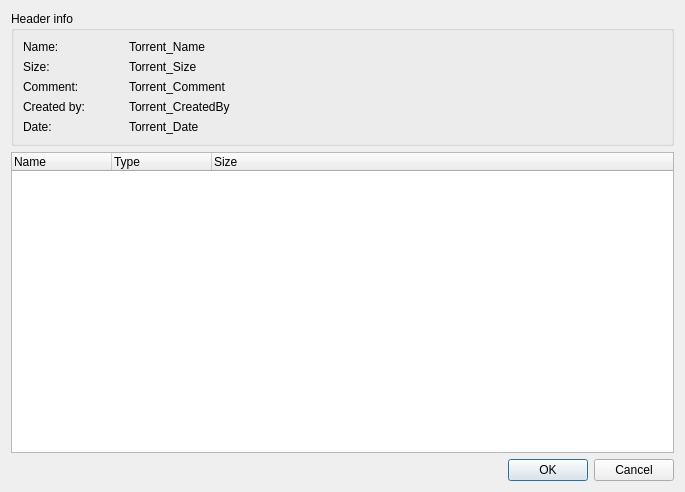
<?xml version="1.0" encoding="UTF-8"?>
<ui version="4.0">
 <class>SelectTorrentFiles</class>
 <widget class="QDialog" name="SelectTorrentFiles">
  <property name="geometry">
   <rect>
    <x>0</x>
    <y>0</y>
    <width>685</width>
    <height>492</height>
   </rect>
  </property>
  <property name="windowTitle">
   <string>Add New Torrent</string>
  </property>
  <property name="windowIcon">
   <iconset>
    <normaloff>:/icon/uri/Bittorrent.ico</normaloff>:/icon/uri/Bittorrent.ico</iconset>
  </property>
  <layout class="QVBoxLayout" name="verticalLayout_2">
   <item>
    <widget class="QGroupBox" name="groupBox_2">
     <property name="title">
      <string>Header info</string>
     </property>
     <layout class="QVBoxLayout" name="verticalLayout">
      <item>
       <layout class="QHBoxLayout" name="horizontalLayout">
        <item>
         <widget class="QLabel" name="label">
          <property name="sizePolicy">
           <sizepolicy hsizetype="Fixed" vsizetype="Preferred">
            <horstretch>0</horstretch>
            <verstretch>0</verstretch>
           </sizepolicy>
          </property>
          <property name="minimumSize">
           <size>
            <width>100</width>
            <height>0</height>
           </size>
          </property>
          <property name="text">
           <string>Name:</string>
          </property>
         </widget>
        </item>
        <item>
         <widget class="QLabel" name="label_Torrent_Name">
          <property name="minimumSize">
           <size>
            <width>150</width>
            <height>0</height>
           </size>
          </property>
          <property name="baseSize">
           <size>
            <width>150</width>
            <height>0</height>
           </size>
          </property>
          <property name="autoFillBackground">
           <bool>false</bool>
          </property>
          <property name="text">
           <string notr="true">Torrent_Name</string>
          </property>
          <property name="scaledContents">
           <bool>false</bool>
          </property>
          <property name="wordWrap">
           <bool>false</bool>
          </property>
         </widget>
        </item>
       </layout>
      </item>
      <item>
       <layout class="QHBoxLayout" name="horizontalLayout_2">
        <item>
         <widget class="QLabel" name="label_2">
          <property name="sizePolicy">
           <sizepolicy hsizetype="Fixed" vsizetype="Preferred">
            <horstretch>0</horstretch>
            <verstretch>0</verstretch>
           </sizepolicy>
          </property>
          <property name="minimumSize">
           <size>
            <width>100</width>
            <height>0</height>
           </size>
          </property>
          <property name="text">
           <string>Size:</string>
          </property>
         </widget>
        </item>
        <item>
         <widget class="QLabel" name="label_Torrent_Size">
          <property name="text">
           <string notr="true">Torrent_Size</string>
          </property>
         </widget>
        </item>
       </layout>
      </item>
      <item>
       <layout class="QHBoxLayout" name="horizontalLayout_3">
        <item>
         <widget class="QLabel" name="label_3">
          <property name="sizePolicy">
           <sizepolicy hsizetype="Fixed" vsizetype="Preferred">
            <horstretch>0</horstretch>
            <verstretch>0</verstretch>
           </sizepolicy>
          </property>
          <property name="minimumSize">
           <size>
            <width>100</width>
            <height>0</height>
           </size>
          </property>
          <property name="text">
           <string>Comment:</string>
          </property>
         </widget>
        </item>
        <item>
         <widget class="QLabel" name="label_Torrent_Comment">
          <property name="text">
           <string notr="true">Torrent_Comment</string>
          </property>
         </widget>
        </item>
       </layout>
      </item>
      <item>
       <layout class="QHBoxLayout" name="horizontalLayout_4">
        <item>
         <widget class="QLabel" name="label_5">
          <property name="sizePolicy">
           <sizepolicy hsizetype="Fixed" vsizetype="Preferred">
            <horstretch>0</horstretch>
            <verstretch>0</verstretch>
           </sizepolicy>
          </property>
          <property name="minimumSize">
           <size>
            <width>100</width>
            <height>0</height>
           </size>
          </property>
          <property name="text">
           <string>Created by:</string>
          </property>
         </widget>
        </item>
        <item>
         <widget class="QLabel" name="label_Torrent_CreatedBy">
          <property name="text">
           <string notr="true">Torrent_CreatedBy</string>
          </property>
         </widget>
        </item>
       </layout>
      </item>
      <item>
       <layout class="QHBoxLayout" name="horizontalLayout_5">
        <item>
         <widget class="QLabel" name="label_7">
          <property name="sizePolicy">
           <sizepolicy hsizetype="Fixed" vsizetype="Preferred">
            <horstretch>0</horstretch>
            <verstretch>0</verstretch>
           </sizepolicy>
          </property>
          <property name="minimumSize">
           <size>
            <width>100</width>
            <height>0</height>
           </size>
          </property>
          <property name="text">
           <string>Date:</string>
          </property>
         </widget>
        </item>
        <item>
         <widget class="QLabel" name="label_Torrent_Date">
          <property name="text">
           <string notr="true">Torrent_Date</string>
          </property>
         </widget>
        </item>
       </layout>
      </item>
     </layout>
    </widget>
   </item>
   <item>
    <widget class="QTreeWidget" name="treeWidget">
     <property name="alternatingRowColors">
      <bool>true</bool>
     </property>
     <property name="rootIsDecorated">
      <bool>true</bool>
     </property>
     <column>
      <property name="text">
       <string>Name</string>
      </property>
      <property name="icon">
       <iconset>
        <normaloff>:/icon/document.ico</normaloff>:/icon/document.ico</iconset>
      </property>
     </column>
     <column>
      <property name="text">
       <string>Type</string>
      </property>
      <property name="icon">
       <iconset>
        <normaloff>:/icon/save.ico</normaloff>:/icon/save.ico</iconset>
      </property>
     </column>
     <column>
      <property name="text">
       <string>Size</string>
      </property>
      <property name="icon">
       <iconset>
        <normaloff>:/icon/statistics.ico</normaloff>:/icon/statistics.ico</iconset>
      </property>
     </column>
    </widget>
   </item>
   <item>
    <layout class="QHBoxLayout" name="horizontalLayout_7">
     <item>
      <spacer name="horizontalSpacer">
       <property name="orientation">
        <enum>Qt::Horizontal</enum>
       </property>
       <property name="sizeHint" stdset="0">
        <size>
         <width>803</width>
         <height>20</height>
        </size>
       </property>
      </spacer>
     </item>
     <item>
      <widget class="QPushButton" name="pushButton_OK">
       <property name="text">
        <string>OK</string>
       </property>
       <property name="default">
        <bool>true</bool>
       </property>
      </widget>
     </item>
     <item>
      <widget class="QPushButton" name="pushButton_Cancel">
       <property name="text">
        <string>Cancel</string>
       </property>
      </widget>
     </item>
    </layout>
   </item>
  </layout>
 </widget>
 <resources/>
 <connections>
  <connection>
   <sender>pushButton_OK</sender>
   <signal>clicked()</signal>
   <receiver>SelectTorrentFiles</receiver>
   <slot>accept()</slot>
   <hints>
    <hint type="sourcelabel">
     <x>573</x>
     <y>470</y>
    </hint>
    <hint type="destinationlabel">
     <x>478</x>
     <y>463</y>
    </hint>
   </hints>
  </connection>
  <connection>
   <sender>pushButton_Cancel</sender>
   <signal>clicked()</signal>
   <receiver>SelectTorrentFiles</receiver>
   <slot>reject()</slot>
   <hints>
    <hint type="sourcelabel">
     <x>635</x>
     <y>475</y>
    </hint>
    <hint type="destinationlabel">
     <x>399</x>
     <y>465</y>
    </hint>
   </hints>
  </connection>
 </connections>
</ui>
